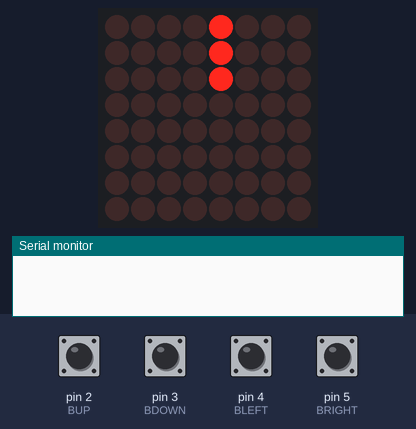
The sketch below on a simulated Arduino Uno, built with avr-gcc and run on an emulated ATmega328P. On the bench: 8×8 LED matrix, the last lines printed to the serial monitor. The inputs (shaded band) are chosen by the test bench; at power-on: pin 2 (BUP), pin 3 (BDOWN), pin 4 (BLEFT), pin 5 (BRIGHT) HIGH.

Above: at 1.25 s.
1.3 s: pin 4 (BLEFT) pulled LOW for 0.15 s
At 1.35 s:
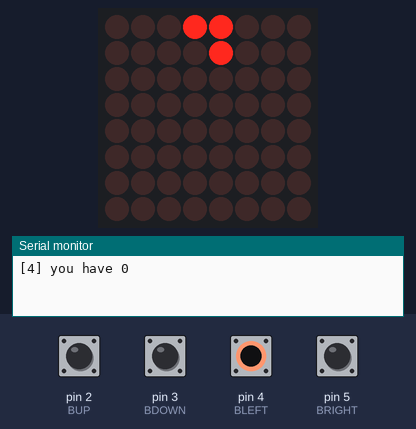
2.0 s: pin 2 (BUP) pulled LOW for 0.15 s
At 2.05 s:
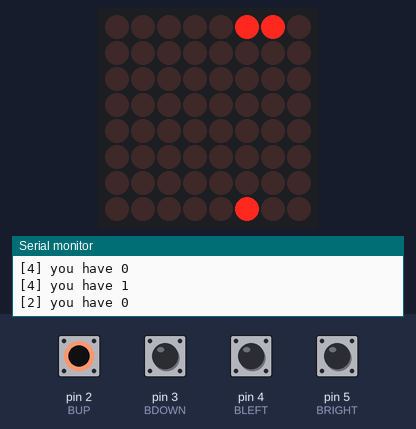
2.7 s: pin 5 (BRIGHT) pulled LOW for 0.15 s
At 2.75 s:
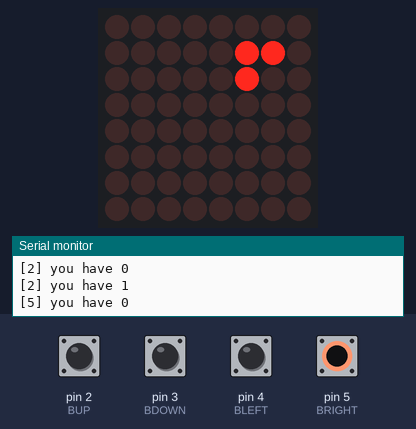
3.4 s: pin 3 (BDOWN) pulled LOW for 0.15 s
At 3.45 s:
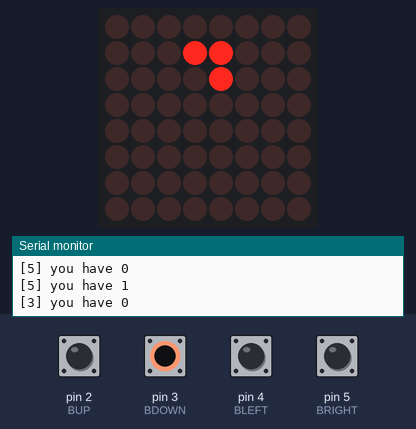
4.1 s: pin 4 (BLEFT) pulled LOW for 1 s
At 4.15 s:
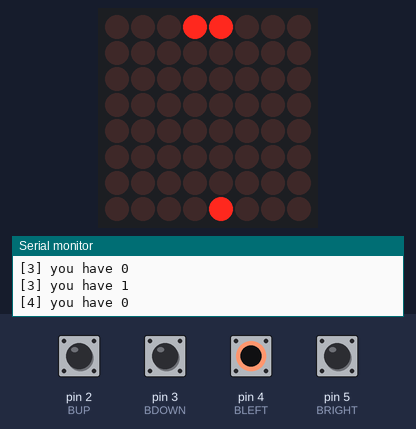
5.7 s: pin 2 (BUP) pulled LOW for 1 s
At 5.75 s:
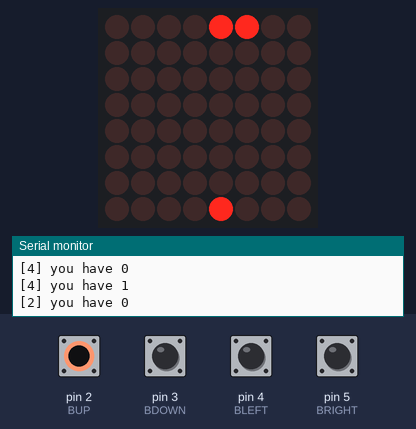

Measured:
- after the input at 1.3 s, the display: changes at once (image 1)
- after the input at 2.0 s, the display: changes at once (image 2)
- after the input at 2.7 s, the display: changes at once (image 3)
- after the input at 3.4 s, the display: changes at once (image 4)
- after the input at 4.1 s, the display: changes at once (image 5)
- after the input at 5.7 s, the display: changes at once (image 6)

The sketch:

07-snake_move.ino
```cpp
#include "LedControl.h"

char buffer[100];
const int DEBOUNCE = 50;

// our button structure
typedef struct Button {
  short PIN;

  int lastState;
  int lastDebounceTime;

  Button(short PIN, int lastState, int lastDebounceTime) {
    this->PIN = PIN;
    this->lastState = lastState;
    this->lastDebounceTime = lastDebounceTime;
  }

} Button;

// our Led Matrix structure
struct LED {
  static const short CS  = 10; // chip-select for LED matrix
  static const short CLK = 11; // clock for LED matrix
  static const short DIN = 12; // data-in for LED matrix
  static const short intensity = 8;
};

typedef struct Point {
  int row = 0, col = 0;
  Point(int row = 0, int col = 0): row(row), col(col) {}
} Point;

typedef struct Snake {
  // direction constants
  static const short up     = 1;
  static const short right  = 2;
  static const short down   = 3; // 'down - 2' must be 'up'
  static const short left   = 4; // 'left - 2' must be 'right'

  Point head;
  int length = 3;
  int speed = 1;
  int direction = 1;

  // the age array: holds an 'age' of the every pixel in the matrix. If age > 0, it glows.
  // on every frame, the age of all lit pixels is incremented.
  // when the age of some pixel exceeds the length of the snake, it goes out.
  // age 1 is added in the current snake direction next to the last position of the snake head.
  int age[8][8] = {};
} Snake;

// initializes our variables
Button BUP    = Button(2, HIGH, 0);
Button BDOWN  = Button(3, HIGH, 0);
Button BLEFT  = Button(4, HIGH, 0);
Button BRIGHT = Button(5, HIGH, 0);
Snake snake;

LedControl matrix(LED::DIN, LED::CLK, LED::CS, 1);

// the setup function runs once when you press reset or power the board
void setup() {
  // Initialize pins
  pinMode(BUP.PIN, INPUT_PULLUP);
  pinMode(BDOWN.PIN, INPUT_PULLUP);
  pinMode(BLEFT.PIN, INPUT_PULLUP);
  pinMode(BRIGHT.PIN, INPUT_PULLUP);

  // initialize serial communication at 9600 bits per second:
  Serial.begin(9600);

  // initialize our matrix
  matrix.shutdown(0, false);
  matrix.setIntensity(0, LED::intensity);
  matrix.clearDisplay(0);

  // initial position for snake
  snake.head.row = 4;
  snake.head.col = 4;
}

// the loop function runs over and over again forever
void loop() {
  long timestamp = millis() + snake.speed * 100; // when the next frame will be rendered

  while (millis() < timestamp);

  readButton(&BUP);
  readButton(&BDOWN);
  readButton(&BLEFT);
  readButton(&BRIGHT);
  printSnake();
}

void readButton(Button *B) {
  int buttonState = digitalRead(B->PIN);

  // filter out any noise by setting a time buffer
  if ((millis() - B->lastDebounceTime) > DEBOUNCE) {

    // When button is pressed
    if (B->lastState != buttonState) {
      B->lastState = buttonState;

      // print out the value you read
      sprintf(buffer, "[%d] you have %d", B->PIN, buttonState);
      Serial.println(buffer);

      // Lets change the snake position
      if (B->PIN == BUP.PIN && snake.direction != Snake::down) snake.direction = Snake::up;
      if (B->PIN == BDOWN.PIN && snake.direction != Snake::up) snake.direction = Snake::down;
      if (B->PIN == BLEFT.PIN && snake.direction != Snake::right) snake.direction = Snake::left;
      if (B->PIN == BRIGHT.PIN && snake.direction != Snake::left) snake.direction = Snake::right;
    }

    B->lastDebounceTime = millis();
  }
}

// calculate snake movement data
void printSnake() {
  switch (snake.direction) {
  case Snake::up:
    snake.head.row--;
    edges();
    matrix.setLed(0, snake.head.row, snake.head.col, 1);
    break;

  case Snake::right:
    snake.head.col++;
    edges();
    matrix.setLed(0, snake.head.row, snake.head.col, 1);
    break;

  case Snake::down:
    snake.head.row++;
    edges();
    matrix.setLed(0, snake.head.row, snake.head.col, 1);
    break;

  case Snake::left:
    snake.head.col--;
    edges();
    matrix.setLed(0, snake.head.row, snake.head.col, 1);
    break;

  default: // if the snake is not moving, exit
    return;
  }

  // if there is any age (snake body), this will cause the end of the game (snake must be moving)
  if (snake.age[snake.head.row][snake.head.col] != 0 && snake.direction != 0) {
    // gameOver = true;
    return;
  }

  // increment ages if all lit leds
  updateAges();

  // change the age of the snake head from 0 to 1
  snake.age[snake.head.row][snake.head.col]++;
}

// causes the snake to appear on the other side of the screen if it gets out of the edge
void edges() {
  snake.head.col < 0 ? snake.head.col += 8 : 0;
  snake.head.col > 7 ? snake.head.col -= 8 : 0;
  snake.head.row < 0 ? snake.head.row += 8 : 0;
  snake.head.row > 7 ? snake.head.row -= 8 : 0;
}

// increment ages if all lit leds, turn off too old ones depending on the length of the snake
void updateAges() {
  for (int row = 0; row < 8; row++) {
    for (int col = 0; col < 8; col++) {
      // if the led is lit, increment it's age
      if (snake.age[row][col] > 0 ) {
        snake.age[row][col]++;
      }

      // if the age exceeds the length of the snake, switch it off
      if (snake.age[row][col] > snake.length) {
        matrix.setLed(0, row, col, 0);
        snake.age[row][col] = 0;
      }
    }
  }
}
```
